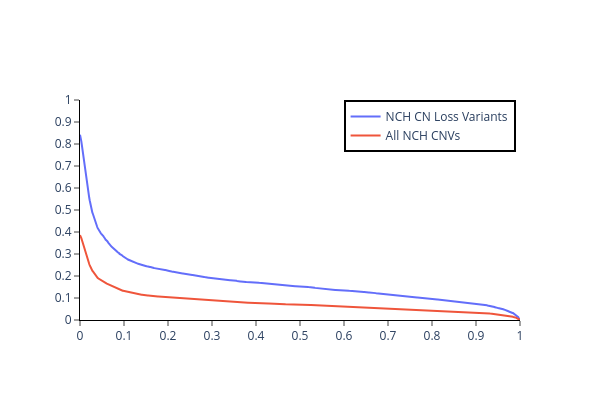

The code cell stored with this chart in its notebook:
### Markdown cell above
### Figure: Varying Jaccard BP Overlap Score, how many CN loss variants in NCH dataset have a ClinVar match overlapping a Haploinsufficiency region/gene?

### Code cell
thrs = list(np.arange(0, 1.001, 0.001))
match_fractions_total = []
match_fractions_loss = []
for thr in thrs:
    if thr == 1: # handle edge case at maximum value of Jaccard score
        op = "=="
    else:
        op = ">="
    n_matches = nch_clinvar_hi_match_df.query(f"jaccard_score_bp_overlap {op} {thr}")['nch_variant'].nunique()
    match_fractions_loss.append(n_matches / len(nch_df_loss))
    match_fractions_total.append(n_matches / len(nch_df))

fig = go.Figure()
fig.add_trace(go.Scatter(
    name="NCH CN Loss Variants", x=thrs, y=match_fractions_loss
))
fig.add_trace(go.Scatter(
    name="All NCH CNVs", x=thrs, y=match_fractions_total
))
fig.update_xaxes(linecolor='black', ticks='outside', dtick=0.1, range=[0,1])
fig.update_yaxes(linecolor='black', ticks='outside', dtick=0.1, range=[0,1])
fig.update_layout(
    height=400,
    width=600,
    plot_bgcolor='white',
    legend=dict(
        bordercolor='black',
        borderwidth=2,
        x=0.99,
        xanchor='right'
    )
)
fig.show()

### Figure 1 — Plotly figure (JSON) as saved in the notebook; plotly's stock layout.template omitted (floating-point values rounded to 4 significant figures; data arrays with more than 128 entries replaced by an {"elided": "..."} marker saying what was removed)
{"data": [{"name": "NCH CN Loss Variants", "type": "scatter", "x": {"elided": "1001 float values"}, "y": {"elided": "1001 float values"}}, {"name": "All NCH CNVs", "type": "scatter", "x": {"elided": "1001 float values"}, "y": {"elided": "1001 float values"}}], "layout": {"height": 400, "legend": {"bordercolor": "black", "borderwidth": 2, "x": 0.99, "xanchor": "right"}, "plot_bgcolor": "white", "width": 600, "xaxis": {"dtick": 0.1, "linecolor": "black", "range": [0, 1], "ticks": "outside"}, "yaxis": {"dtick": 0.1, "linecolor": "black", "range": [0, 1], "ticks": "outside"}}}
